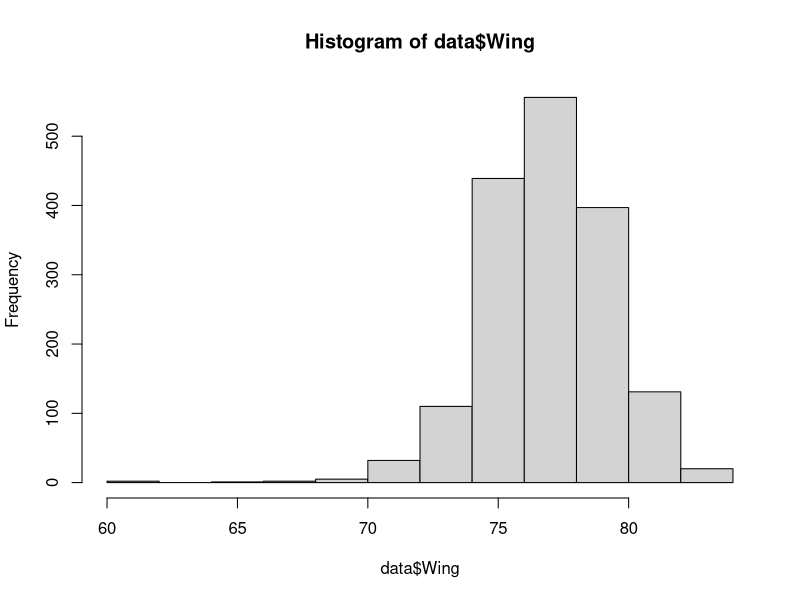
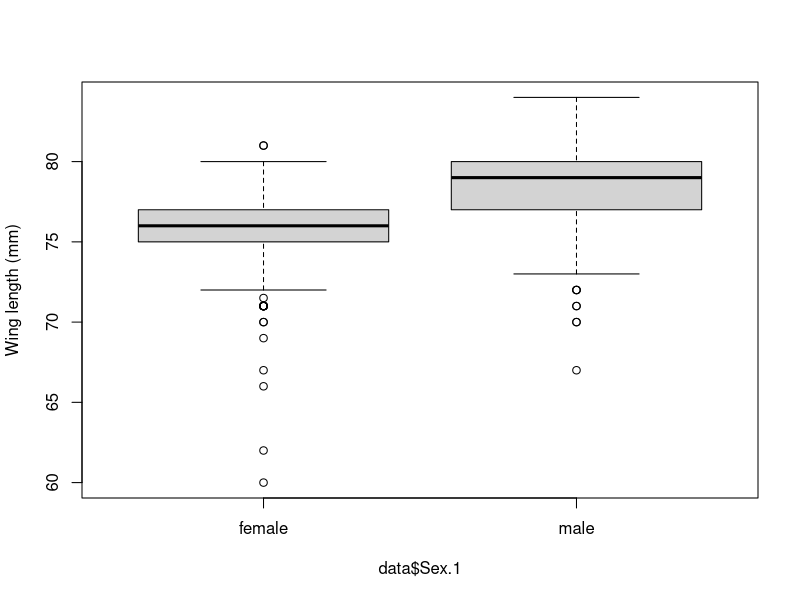
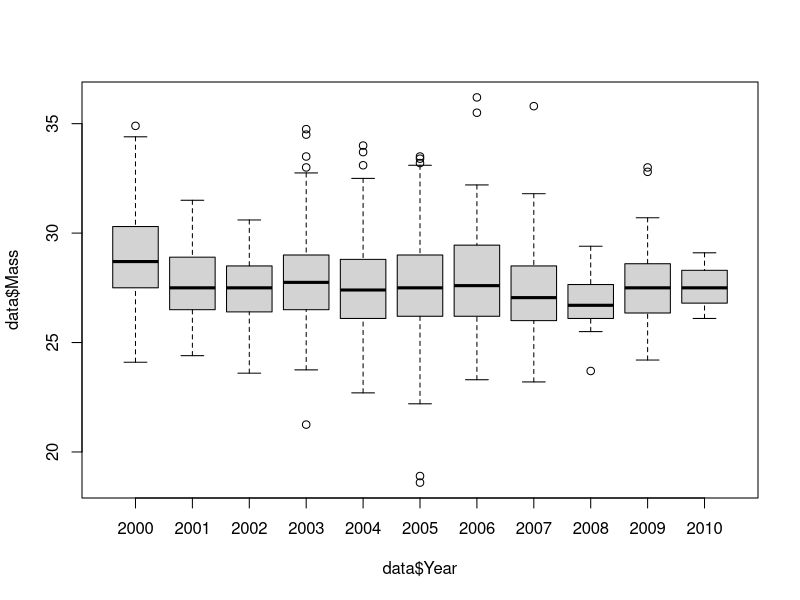

Generate these figures, in order, with R: (Note: this script raises an error after producing the figures.)
#ANOVAs
#### load data #####
rm(list=ls())
data <- read.csv("SparrowSize.csv", header=TRUE)
# anova requaires a continuous response and a categorical predictor (explainitory variable).
# anovas test for differences in variances, between and within groups, eg a t-test with more groups 
# is the difference within groups greater than between groups? 
data <- subset(data, data$Wing!="NA")
####look at the histogram####
hist(data$Wing)
#### plot model####
model <- lm(Wing ~ Sex.1, data = data)
summary(model)
boxplot(data$Wing~data$Sex.1, ylab="Wing length (mm)")# you can see quite a few outliers on this data. 
# now we want the F statistic, as well as the linear model info
###### perform the ANVOA #######
anova(model)
#the first line is the between group variance 
# the second line (residals) is the within group 
# the f stat = mean squares of between group/ residual (within) groups
# here they differ

##### Post-hoc t test#####
t.test(data$Wing~data$Sex.1, var.equal=TRUE)
# alternative hypothesis: true difference in means between group female and group male is not equal to 0
# mean in group female versus male
boxplot(data$Mass~data$Year)
###### if mutliple groups, do a post hoc tukey test instead #####
tukeyHSD(data)
##### main take away secret of ANOVA ######

# essentionally. start with linear model, then look at modle with ANOVA - if theres a differnce between a) multiple groups = tukey test b) two groups = t.test 
# ANOVA is a something executed after a lienar model 
# is it better for assesssing spread eg within group versus between group variance for larger data sets, rather than centrality.

